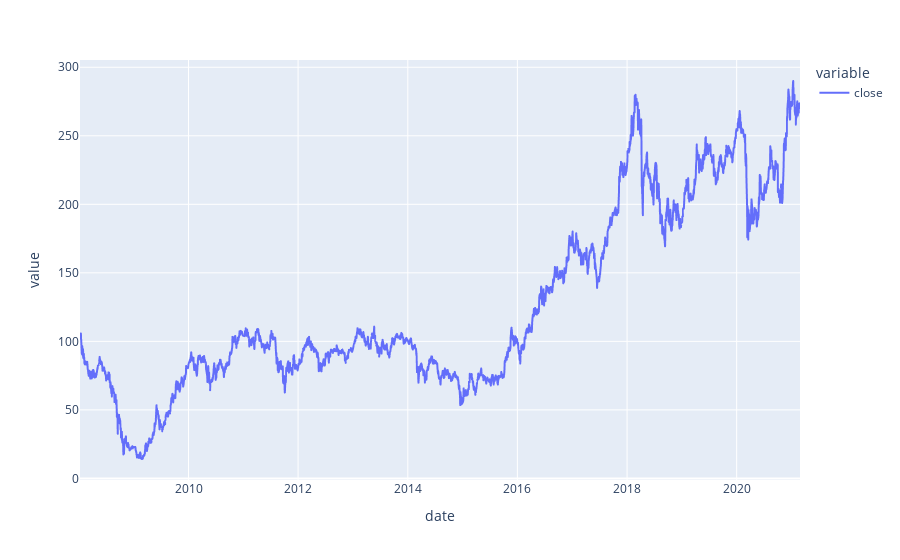

The code cell stored with this chart in its notebook:
### Markdown cell above
## Descriptive stastistics

### Code cell
sber_daily = Data('SBER', timeframe=Timeframe.DAILY,
                  start_date=date(2008, 1, 1)
                  ).download()
sber_daily['close'].plot()

### Figure 1 — Plotly figure (JSON) as saved in the notebook; plotly's stock layout.template omitted (floating-point values rounded to 4 significant figures; data arrays with more than 128 entries replaced by an {"elided": "..."} marker saying what was removed)
{"data": [{"hovertemplate": "variable=close<br>date=%{x}<br>value=%{y}<extra></extra>", "legendgroup": "close", "line": {"color": "#636efa", "dash": "solid"}, "mode": "lines", "name": "close", "showlegend": true, "type": "scattergl", "x": {"elided": "3296 str values"}, "xaxis": "x", "y": {"elided": "3296 float values"}, "yaxis": "y"}], "layout": {"autosize": true, "legend": {"title": {"text": "variable"}, "tracegroupgap": 0}, "margin": {"t": 60}, "xaxis": {"anchor": "y", "autorange": true, "domain": [0, 1], "range": ["2008-01-09", "2021-02-26"], "title": {"text": "date"}, "type": "date"}, "yaxis": {"anchor": "x", "autorange": true, "domain": [0, 1], "range": [-1.164, 305.3], "title": {"text": "value"}, "type": "linear"}}}
